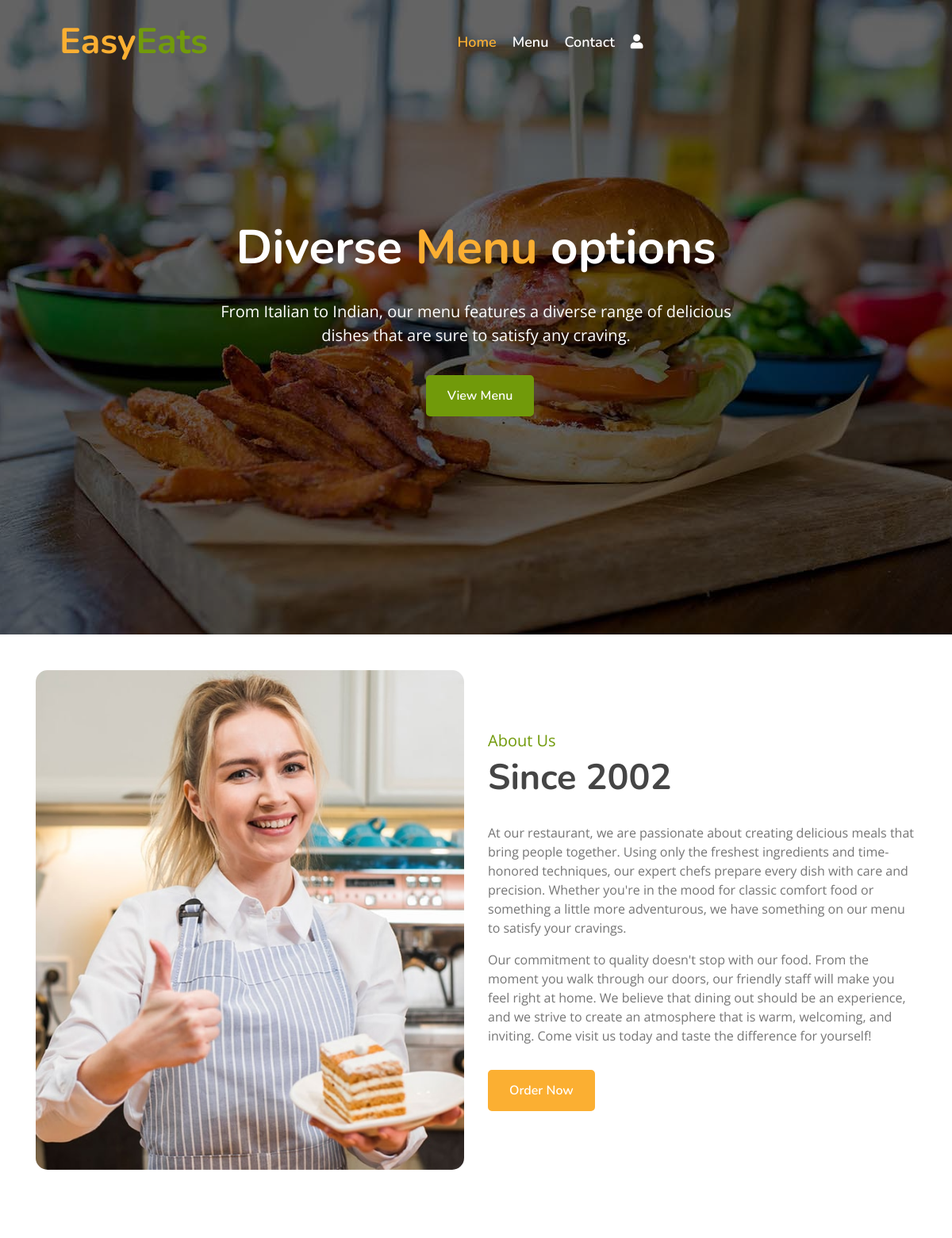
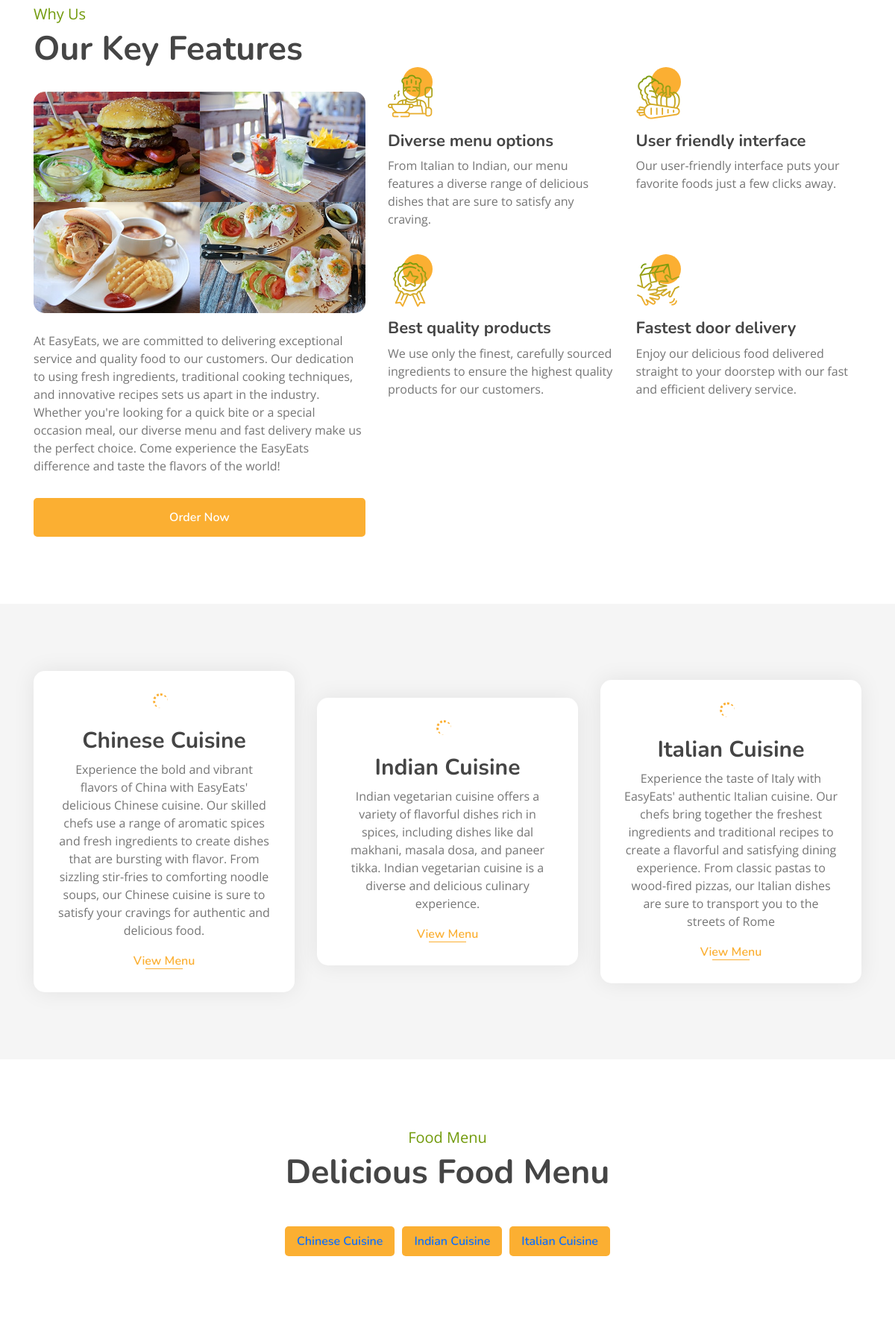
The page / (upper part) on the database its author committed (2 pictures, top to bottom).
### myapp/models.py (models this page shows, shortened)
class Category(models.Model):
    name = models.CharField(max_length=100, unique=True)
    image = models.ImageField(upload_to="categories/%Y/%m/%d")
    icon = models.CharField(max_length=50, blank=True)
    description = models.TextField()
    added_on = models.DateTimeField(auto_now_add=True)
    updated_on = models.DateTimeField(auto_now=True)

### myapp/views.py (the view)
# urls.py: path('',views.index,name="index"),
def index(request):
    context ={}
    cats = Category.objects.all().order_by('name')
    context['categories'] = cats
    dishes = []
    for cat in cats:
        dishes.append({
            'cat_id':cat.id,
            'cat_name':cat.name,
            'cat_img':cat.image,
            'items':list(cat.dish_set.all().values())
        })
    context['menu'] = dishes
    return render(request,'index.html', context)

### template/index.html (shortened to what this page needs)
{% extends "base.html" %}
{% load static %}
{% block content %}
        <div class="carousel">
            <div class="container-fluid">
                <div class="owl-carousel">
                    <div class="carousel-item">
                        <div class="carousel-img">
                            <img src="{% static 'img/carousel-1.jpg' %}" alt="Image">
                        </div>
                        <div class="carousel-text">
                            <h1>Diverse <span>Menu</span> options</h1>
                            <p>
                                From Italian to Indian, our menu features a diverse range of delicious dishes that are sure to satisfy any craving.
                            </p>
                            <div class="carousel-btn">
                                <a class="btn custom-btn" href="{% url 'all_dishes' %}">View Menu</a>
                            </div>
                        </div>
                    </div>
                </div>
            </div>
        </div>
        <div class="about">
            <div class="container">
                <div class="row align-items-center">
                    <div class="col-lg-6">
                        <div class="about-img">
                            <img src="/static/img/about.jpg" alt="Image">
                        </div>
                    </div>
                    <div class="col-lg-6">
                        <div class="about-content">
                            <div class="section-header">
                                <p>About Us</p>
                                <h2>Since 2002</h2>
                            </div>
                            <div class="about-text">
                                <p>
                                    At our restaurant, we are passionate about creating delicious meals that bring people together. Using only the freshest ingredients and time-honored techniques, our expert chefs prepare every dish with care and precision. Whether you're in the mood for classic comfort food or something a little more adventurous, we have something on our menu to satisfy your cravings.
                                </p>
                                <p>
                                    Our commitment to quality doesn't stop with our food. From the moment you walk through our doors, our friendly staff will make you feel right at home. We believe that dining out should be an experience, and we strive to create an atmosphere that is warm, welcoming, and inviting. Come visit us today and taste the difference for yourself!
                                </p>
                                <a class="btn custom-btn" href="">Order Now</a>
                            </div>
                        </div>
                    </div>
                </div>
            </div>
        </div>
        <div class="feature">
            <div class="container">
                <div class="row">
                    <div class="col-lg-5">
                        <div class="section-header">
                            <p>Why Us</p>
                            <h2>Our Key Features</h2>
                        </div>
                        <div class="feature-text">
                            <div class="feature-img">
                                <div class="row">
                                    <div class="col-6">
                                        <img src="/static/img/feature-1.jpg" alt="Image">
                                    </div>
                                    <div class="col-6">
                                        <img src="/static/img/feature-2.jpg" alt="Image">
                                    </div>
                                    <div class="col-6">
                                        <img src="/static/img/feature-3.jpg" alt="Image">
                                    </div>
                                    <div class="col-6">
                                        <img src="/static/img/feature-4.jpg" alt="Image">
                                    </div>
                                </div>
                            </div>
                            <p>
                                At EasyEats, we are committed to delivering exceptional service and quality food to our customers. Our dedication to using fresh ingredients, traditional cooking techniques, and innovative recipes sets us apart in the industry. Whether you're looking for a quick bite or a special occasion meal, our diverse menu and fast delivery make us the perfect choice. Come experience the EasyEats difference and taste the flavors of the world!
                            </p>
                            <a class="btn custom-btn" href="">Order Now</a>
                        </div>
                    </div>
                    <div class="col-lg-7">
                        <div class="row">
                            <div class="col-sm-6">
                                <br><br><br><br>
                                <div class="feature-item">
                                    <i class="flaticon-cooking"></i>
                                    <h3>Diverse menu options</h3>
                                    <p>
                                      From Italian to Indian, our menu features a diverse range of delicious dishes that are sure to satisfy any craving.
                                    </p>
                                </div>
                            </div>
                            <div class="col-sm-6">
                                <br><br><br><br>
                                <div class="feature-item">
                                    <i class="flaticon-vegetable"></i>
                                    <h3>User friendly interface</h3>
                                    <p>
                                      Our user-friendly interface puts your favorite foods just a few clicks away.
                                    </p>
                                </div>
                            </div>
                        </div>
                        <div class="row">
                            <div class="col-sm-6">
                                <div class="feature-item">
                                    <i class="flaticon-medal"></i>
                                    <h3>Best quality products</h3>
                                    <p>
                                        We use only the finest, carefully sourced ingredients to ensure the highest quality products for our customers.
                                    </p>
                                </div>
                            </div>
                            <div class="col-sm-6">
                                <div class="feature-item">
                                    <i class="flaticon-courier"></i>
                                    <h3>Fastest door delivery</h3>
                                    <p>
                                        Enjoy our delicious food delivered straight to your doorstep with our fast and efficient delivery service.
                                    </p>
                                </div>
                            </div>
                        </div>
                    </div>
                </div>
            </div>
        </div>
        <div class="food">
            <div class="container">
                <div class="row align-items-center">
                {% for cat in categories %}
                    <div class="col-md-4">
                        <div class="food-item">
                            <h2>{{cat.name}}</h2>
                            <p>
                                {{cat.description}}
                            </p>
                            <a href="{% url 'all_dishes' %}?q={{cat.id}}">View Menu</a>
                        </div>
                    </div>
                {% endfor %}
                </div>
            </div>
        </div>
        <div class="menu">
            <div class="container">
                <div class="section-header text-center">
                    <p>Food Menu</p>
                    <h2>Delicious Food Menu</h2>
                </div>
                <div class="menu-tab">
                    <ul class="nav nav-pills justify-content-center">
                        {% for category in menu %}
                            <li class="nav-item">
                                <a class="nav-link" data-toggle="pill" href="#c-{{category.cat_id}}">{{category.cat_name}}</a>
                            </li>
                        {% endfor %}
                    </ul>
                    <div class="tab-content">
                    </div>
                </div>
            </div>
        </div>
{% endblock %}

### static/css/style.css (style rules this page uses)
body { color: #757575; background: #ffffff; font-family: 'open sans', sans-serif; }
h1, h2, h3, h4, h5, h6 { color: #454545; font-family: 'Nunito', sans-serif; }
a { font-family: 'Nunito', sans-serif; font-weight: 600; color: #fbaf32; transition: .3s; }
.btn.custom-btn { padding: 12px 25px; font-family: 'Nunito', sans-serif; font-size: 16px; font-weight: 600; color: #ffffff; background: #fbaf32; border: 2px solid #fbaf32; border-radius: 5px; transition: .5s; }
.container-fluid { max-width: 1366px; }
[class^="flaticon-"]:before, [class*=" flaticon-"]:before, [class^="flaticon-"]:after, [class*=" flaticon-"]:after { font-size: inherit; margin-left: 0; }
.carousel { position: relative; width: 100%; height: 100vh; min-height: 400px; background: #ffffff; }
.carousel .container-fluid { padding: 0; }
.carousel .carousel-item { position: relative; width: 100%; height: 100vh; display: flex; align-items: center; justify-content: center; flex-direction: column; }
.carousel .carousel-img { position: relative; width: 100%; height: 100%; text-align: right; overflow: hidden; }
.carousel .carousel-img::after { position: absolute; content: ""; top: 0; right: 0; bottom: 0; left: 0; background: rgba(0, 0, 0, 0.6); z-index: 1; }
.carousel .carousel-img img { width: 100%; height: 100%; object-fit: cover; }
.carousel .carousel-text { position: absolute; max-width: 700px; height: calc(100vh - 35px); display: flex; align-items: center; justify-content: center; flex-direction: column; z-index: 2; }
.carousel .carousel-text h1 { text-align: center; color: #ffffff; font-size: 60px; font-weight: 700; margin-bottom: 30px; }
.carousel .carousel-text h1 span { color: #fbaf32; }
.carousel .carousel-text p { color: #ffffff; text-align: center; font-size: 20px; margin-bottom: 35px; }
.carousel .carousel-btn .btn:last-child { margin-left: 10px; background: #719a0a; border-color: #719a0a; }
.section-header { position: relative; margin-bottom: 45px; }
.section-header p { color: #719a0a; margin-bottom: 5px; position: relative; font-size: 20px; }
.section-header h2 { margin: 0; position: relative; font-size: 45px; font-weight: 700; }
.food { position: relative; width: 100%; padding: 90px 0 60px 0; margin: 45px 0; background: rgba(0, 0, 0, .04); }
.food .food-item { position: relative; width: 100%; margin-bottom: 30px; padding: 50px 30px 30px; text-align: center; background: #ffffff; border-radius: 15px; box-shadow: 0 0 30px rgba(0, 0, 0, .08); transition: .3s; }
.food .food-item h2 { font-size: 30px; font-weight: 700; }
.food .food-item a { position: relative; font-size: 16px; }
.food .food-item a::after { position: absolute; content: ""; width: 50px; height: 1px; bottom: 0; left: calc(50% - 25px); background: #fbaf32; transition: .3s; }
.about { position: relative; width: 100%; padding: 45px 0; }
.about .section-header { margin-bottom: 30px; margin-left: 0; }
.about .about-img { position: relative; }
.about .about-img img { position: relative; width: 100%; border-radius: 15px; }
.about .about-content { position: relative; }
.about .about-text p { font-size: 16px; }
.about .about-text a.btn { position: relative; margin-top: 15px; }
.feature { position: relative; width: 100%; padding: 45px 0 0 0; }
.feature .section-header { margin-bottom: 30px; }
.feature .feature-text { position: relative; width: 100%; }
.feature .feature-img { border-radius: 15px; margin-bottom: 25px; overflow: hidden; }
.feature .feature-img .col-6, .feature .feature-img .col-12 { padding: 0; overflow: hidden; }
.feature .feature-img img { width: 100%; transition: .3s; }
.feature .feature-text .btn { width: 100%; margin-top: 15px; margin-bottom: 45px; }
.feature .feature-item { width: 100%; margin-bottom: 45px; }
.feature .feature-item i { position: relative; display: block; color: #719a0a; font-size: 60px; line-height: 60px; margin-bottom: 15px; background-image: linear-gradient(#719a0a, #fbaf32); -webkit-background-clip: text; -webkit-text-fill-color: transparent; }
.feature .feature-item i::after { position: absolute; content: ""; width: 40px; height: 40px; top: -10px; left: 20px; background: #fbaf32; border-radius: 30px; z-index: -1; }
.feature .feature-item h3 { font-size: 22px; font-weight: 700; }
.menu { position: relative; padding: 45px 0 15px 0; }
.menu .menu-tab { position: relative; }
.menu .menu-tab .nav.nav-pills .nav-link { background: #fbaf32; border-radius: 5px; margin: 0 5px; }
.menu .menu-tab .tab-content { padding: 30px 0 0 0; background: transparent; }

### rows shown on the page
Category: name "Chinese Cuisine", description "Experience the bold and vibrant flavors of China with EasyEats' delicious Chinese cuisine. Our skilled chefs use a range of aromatic spices and fresh ingredients to create dishes that are bursting with flavor. From sizzling stir-fries to comforting noodle soups, our Chinese cuisine is sure to satisfy your cravings for authentic and delicious food.", cat_name "Chinese Cuisine"
Category: name "Indian Cuisine", description "Indian vegetarian cuisine offers a variety of flavorful dishes rich in spices, including dishes like dal makhani, masala dosa, and paneer tikka. Indian vegetarian cuisine is a diverse and delicious culinary experience.", cat_name "Indian Cuisine"
Category: name "Italian Cuisine", description "Experience the taste of Italy with EasyEats' authentic Italian cuisine. Our chefs bring together the freshest ingredients and traditional recipes to create a flavorful and satisfying dining experience. From classic pastas to wood-fired pizzas, our Italian dishes are sure to transport you to the streets of Rome", cat_name "Italian Cuisine"
